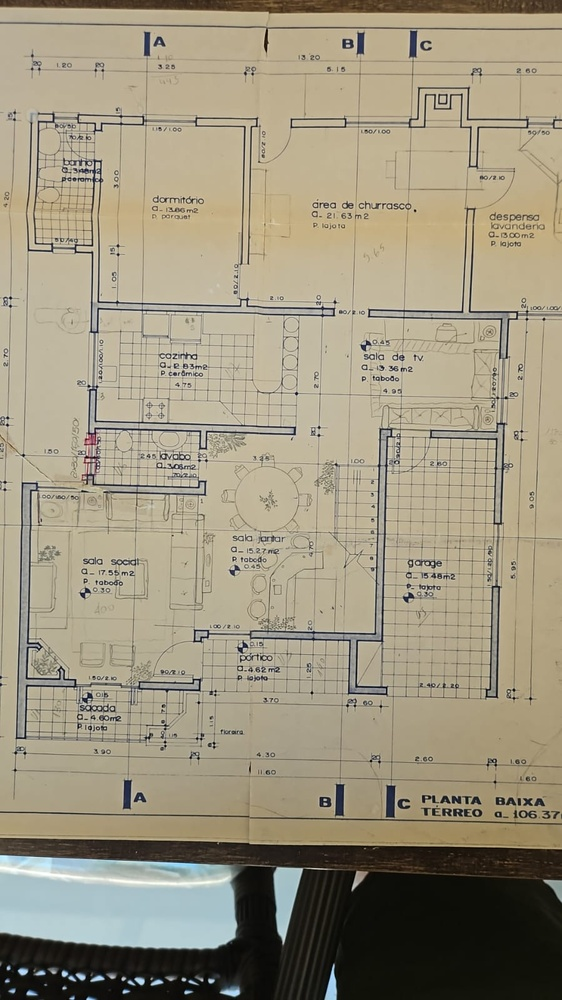
#> input picture backend/images/inferior.jpeg, 562 x 1000 px, shrunk from 899 x 1599 before the run
$ python convert_plant.py
#> lines starting #> are read from the running program, lines starting #| are printed output that depends on the picture; after the words box and inside, x2 and y2 are one past the last pixel; in counts of white or black regions, pixels touching at a corner belong together
import cv2
import numpy as np
import ezdxf
import os


def imagem_para_dxf(caminho_imagem, nome_dxf_saida="planta_vetorizada.dxf"):
    """
    Converte uma imagem de planta baixa (incluindo blueprints) para DXF.
    - Otimiza a binarização para rascunhos.
    - Filtra ruído (texto/pontos).
    - Exporta para o layer 'VS - Parede'.
    """
#> called with caminho_imagem = 'images/inferior.jpeg', nome_dxf_saida = 'planta_primeiro_piso.dxf'
    print(f"Iniciando o processamento da imagem: {caminho_imagem}")

    # 1. Carregar a Imagem e Pré-processamento
    imagem = cv2.imread(caminho_imagem)
#> imagem is the input picture: shape (1000, 562, 3); mean B, G, R 127.4, 149.1, 157.6
    if imagem is None:
        print(f"ERRO: Não foi possível carregar a imagem em {caminho_imagem}")
        return

    cinza = cv2.cvtColor(imagem, cv2.COLOR_BGR2GRAY)
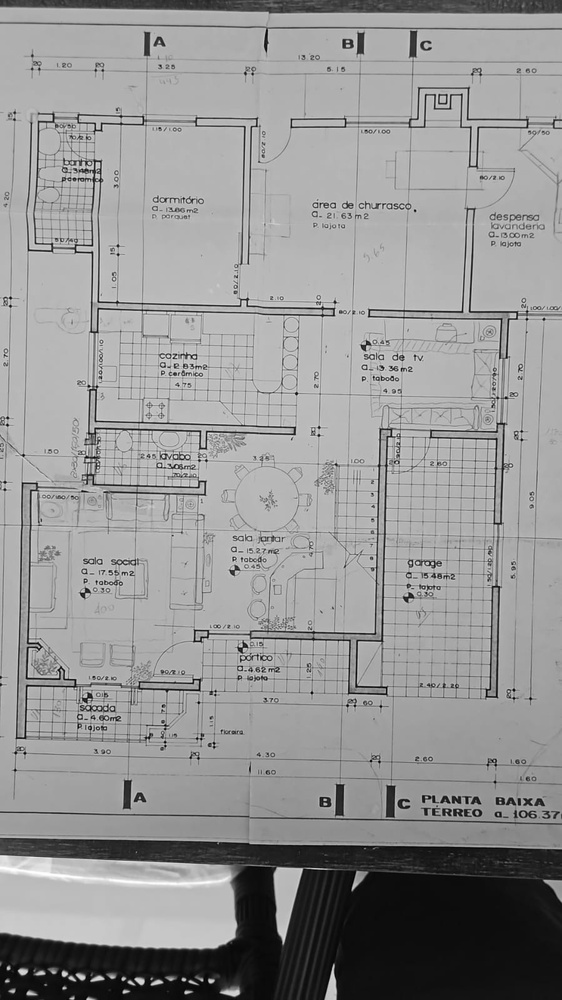
#> cinza: shape (1000, 562); min 0, max 254, mean 149.2

    # Suaviza a imagem para reduzir o ruído (ajuda o limiar)
    cinza_blur = cv2.GaussianBlur(cinza, (5, 5), 0)

    # 2. Limiarização (Binarização)

    # 🚨 PONTO DE AJUSTE: Ajuste este valor (ex: 50, 60, 80, 100...) para nitidez.
    # Para blueprints claros, valores BAIXOS tendem a funcionar melhor.
    limiar_ajuste = 100

    _, binarizada = cv2.threshold(cinza_blur, limiar_ajuste, 255, cv2.THRESH_BINARY_INV)
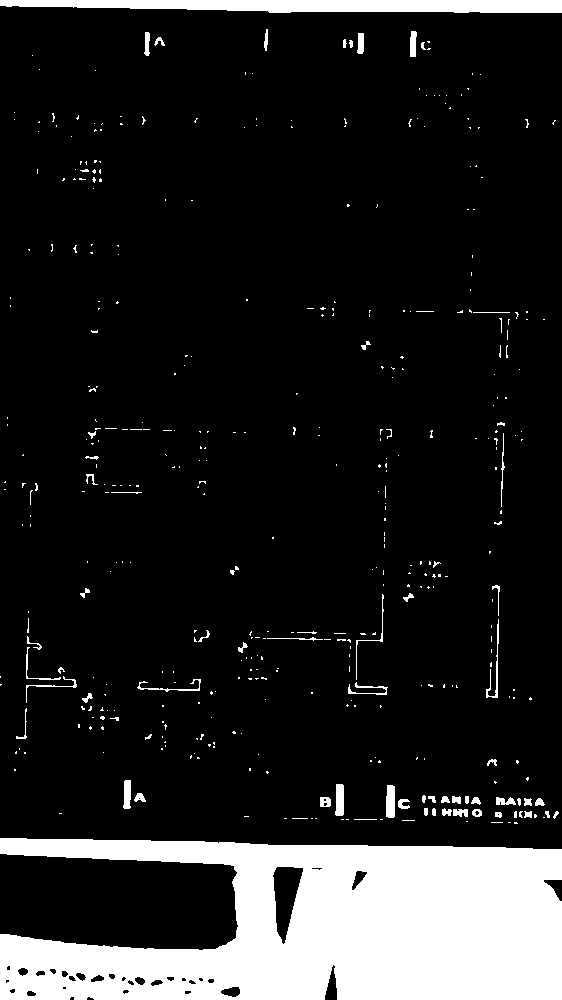
#> binarizada: shape (1000, 562); 13.8% white; 422 white regions (356 under 20 px)

    # --- CÓDIGO DE DIAGNÓSTICO ---
    nome_teste = f"TESTE_BINARIZADA_{os.path.basename(caminho_imagem)}"
    cv2.imwrite(nome_teste, binarizada)
    print(f"Arquivo de teste de binarização salvo como: {nome_teste}")
    # ----------------------------

    # 3. Detecção de Contornos
    contornos, _ = cv2.findContours(binarizada, cv2.RETR_LIST, cv2.CHAIN_APPROX_SIMPLE)
#> contornos = 455 contours, 392 with area under 20; largest, box (x1, y1, x2, y2) and area: (0, 838, 562, 1000) 66583, (0, 0, 562, 13) 5392, (272, 866, 304, 945) 1439, (386, 785, 395, 818) 242, (335, 784, 344, 816) 220

    print(f"Contornos detectados (antes do filtro): {len(contornos)}")
#| Contornos detectados (antes do filtro): 455

    # 4. Geração do Arquivo DXF
    doc = ezdxf.new("R2010")
    msp = doc.modelspace()

    fator_escala = 0.01

    # 🚨 PONTO DE AJUSTE: Área mínima para filtrar texto e ruído
    area_minima_contorno = 200

    # Iterar sobre os contornos e desenhá-los
    for i, contorno in enumerate(contornos):
        area = cv2.contourArea(contorno)

        # Filtra contornos pequenos (ruído e texto)
        if area < area_minima_contorno:
            continue

        # Simplificação: Otimiza o número de pontos nas linhas
        epsilon = 0.005 * cv2.arcLength(contorno, True)
        contorno_simplificado = cv2.approxPolyDP(contorno, epsilon, True)

        if len(contorno_simplificado) > 1:
            # Extrai as coordenadas e aplica o fator de escala
            pontos_dxf = [
                (p[0][0] * fator_escala, p[0][1] * fator_escala)
                for p in contorno_simplificado
            ]

            # 🚨 EXPORTA PARA O LAYER CORRETO: 'VS - Parede'
            msp.add_polyline2d(
                pontos_dxf, dxfattribs={"layer": "VS - Parede", "color": 7}
            )
#> this loop made 455 passes
#> (area, epsilon, pontos_dxf) on pass 455: (5391.5, 5.73, [(0, 0), (0.06, 0.06), (5.61, 0.12), (5.61, 0)])
#> (area, epsilon) on passes 28, 29, 76, 77: (1439, 0.979), (66583, 10.11), (242, 0.388), (220, 0.378)

    # Salvar o arquivo DXF
    try:
        doc.saveas(nome_dxf_saida)
        print(
            f"\n✅ Sucesso! Arquivo DXF salvo como: {os.path.abspath(nome_dxf_saida)}"
        )
    except IOError as e:
        print(f"ERRO ao salvar o arquivo DXF: {e}")


print("--- CONVERTENDO O 1º PISO ---")
imagem_primeiro_piso = "images/inferior.jpeg"
dxf_saida_primeiro = "planta_primeiro_piso.dxf"
imagem_para_dxf(imagem_primeiro_piso, dxf_saida_primeiro)

print("\n--- CONVERTENDO O 2º PISO ---")
imagem_segundo_piso = "images/superior2.png"
dxf_saida_segundo = "planta_segundo_piso.dxf"
imagem_para_dxf(imagem_segundo_piso, dxf_saida_segundo)
#> call 2 of imagem_para_dxf, with caminho_imagem = 'images/superior2.png', nome_dxf_saida = 'planta_segundo_piso.dxf'
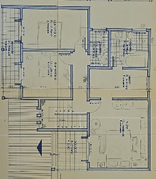
#> input picture backend/images/superior2.png, 156 x 179 px, shrunk from 250 x 286 before the run
#> in imagem_para_dxf, imagem is the input picture: shape (179, 156, 3); mean B, G, R 141.5, 158.7, 160
#> in imagem_para_dxf (call 2), `cinza = cv2.cvtColor(imagem, cv2.COLOR_BGR2GRAY)`:
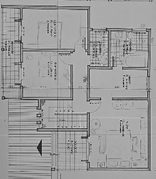
#> cinza: shape (179, 156); min 23, max 216, mean 157.1
#> in imagem_para_dxf (call 2), `cinza_blur = cv2.GaussianBlur(cinza, (5, 5), 0)`:
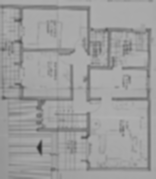
#> cinza_blur: shape (179, 156); min 43, max 177, mean 157.1
#> in imagem_para_dxf (call 2), `_, binarizada = cv2.threshold(cinza_blur, limiar_ajuste, 255, cv2.THRE..`:
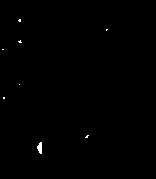
#> binarizada: shape (179, 156); 0.27% white; 8 white regions (7 under 20 px)
#> in imagem_para_dxf (call 2), `contornos, _ = cv2.findContours(binarizada, cv2.RETR_LIST, cv2.CHAIN_A..`: contornos = 8 contours, 7 with area under 20; largest, box (x1, y1, x2, y2) and area: (37, 142, 42, 154) 30
#| Contornos detectados (antes do filtro): 8
#> the loop in imagem_para_dxf (call 2), `for i, contorno in enumerate(contornos):` made 8 passes
#> area on pass 1: 30
